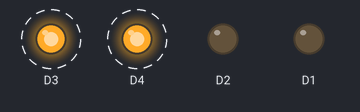
The sketch below on a simulated ESP8266 (NodeMCU). Parts: output pins drawn as LEDs (lit = HIGH). Dashed ring = blinking.

Above: at 0.5 s.
Timing chart, 0 to 4.6 s (numbered marks = the images above):
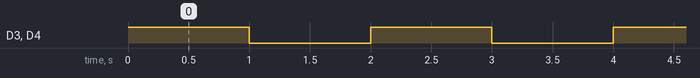

The sketch:

sketch_jun04a.ino
```cpp
void setup() {
  // put your setup code here, to run once:
pinMode(D4,OUTPUT);
pinMode(D3,OUTPUT);
pinMode(D2,OUTPUT);
pinMode(D1,OUTPUT);
}

void loop() {
  // put your main code here, to run repeatedly:
digitalWrite(D3,HIGH);
digitalWrite(D4,HIGH);
delay(1000);
digitalWrite(D3,LOW);
digitalWrite(D4,LOW);
delay(1000);
}
```

Measured:
- by itself, D3, D4: alternates HIGH for 1.0 s and LOW for 1.0 s
